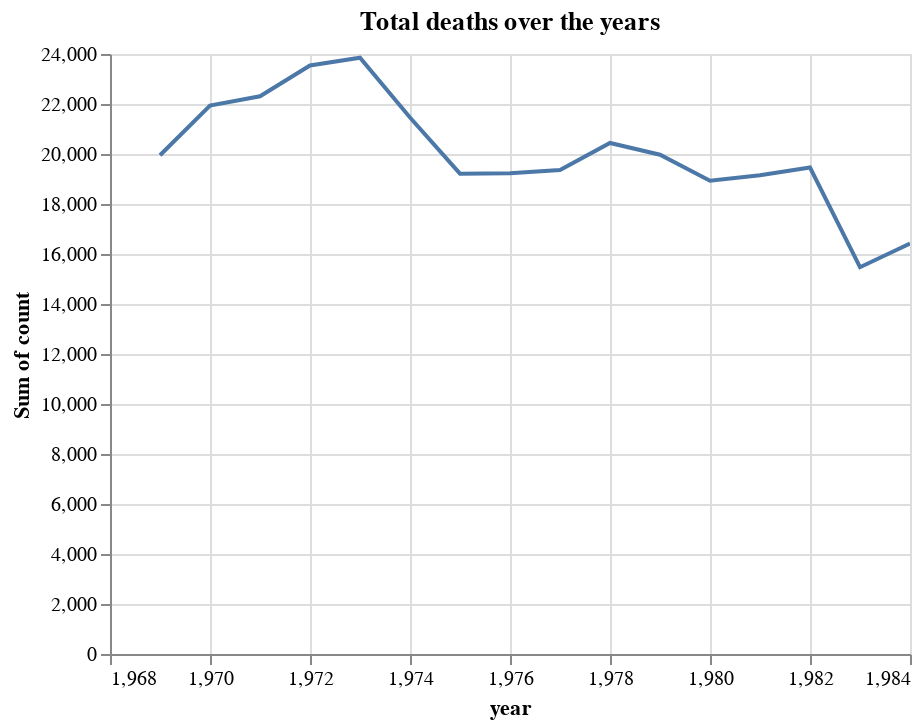

Source (notebook cell):
### Markdown cell above
2. Line chart showing the total number of deaths over the years

### Code cell
alt.Chart(fatalities_df, title="Total deaths over the years").mark_line().encode(
  x='year',
  y='sum(count)',
  tooltip=([alt.Tooltip('sum(count)', title='Total Deaths')])
).interactive(bind_y=False)

### Figure 1 — Vega-Lite specification as saved in the notebook (floating-point values rounded to 4 significant figures; data arrays with more than 128 entries replaced by an {"elided": "..."} marker saying what was removed)
{"config": {"view": {"continuousWidth": 400, "continuousHeight": 300}}, "data": {"name": "data-eae90cd30d19b4e3984d21939666a3f3"}, "mark": "line", "encoding": {"tooltip": [{"type": "quantitative", "aggregate": "sum", "field": "count", "title": "Total Deaths"}], "x": {"type": "quantitative", "field": "year"}, "y": {"type": "quantitative", "aggregate": "sum", "field": "count"}}, "selection": {"selector061": {"type": "interval", "bind": "scales", "encodings": ["x"]}}, "title": "Total deaths over the years", "$schema": "https://vega.github.io/schema/vega-lite/v4.8.1.json", "datasets": {"data-eae90cd30d19b4e3984d21939666a3f3": {"elided": "192 records"}}}
